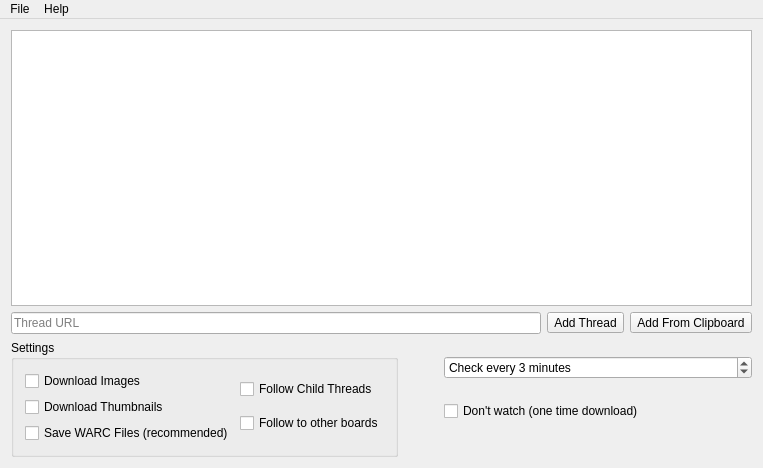
<?xml version="1.0" encoding="UTF-8"?>
<ui version="4.0">
 <class>MainWindow</class>
 <widget class="QMainWindow" name="MainWindow">
  <property name="geometry">
   <rect>
    <x>0</x>
    <y>0</y>
    <width>763</width>
    <height>468</height>
   </rect>
  </property>
  <property name="windowTitle">
   <string>MainWindow</string>
  </property>
  <widget class="QWidget" name="centralWidget">
   <layout class="QVBoxLayout" name="verticalLayout_2">
    <item>
     <widget class="QTableWidget" name="threadList"/>
    </item>
    <item>
     <layout class="QHBoxLayout" name="horizontalLayout">
      <item>
       <widget class="QLineEdit" name="threadUrl">
        <property name="placeholderText">
         <string>Thread URL</string>
        </property>
       </widget>
      </item>
      <item>
       <widget class="QToolButton" name="addThread">
        <property name="text">
         <string>Add Thread</string>
        </property>
       </widget>
      </item>
      <item>
       <widget class="QToolButton" name="addFromClipboard">
        <property name="text">
         <string>Add From Clipboard</string>
        </property>
       </widget>
      </item>
     </layout>
    </item>
    <item>
     <layout class="QHBoxLayout" name="horizontalLayout_2">
      <item>
       <widget class="QGroupBox" name="settingsBox">
        <property name="title">
         <string>Settings</string>
        </property>
        <layout class="QHBoxLayout" name="horizontalLayout_4">
         <item>
          <layout class="QVBoxLayout" name="verticalLayout_5">
           <item>
            <widget class="QCheckBox" name="downloadImages">
             <property name="text">
              <string>Download Images</string>
             </property>
            </widget>
           </item>
           <item>
            <widget class="QCheckBox" name="downloadThumbs">
             <property name="text">
              <string>Download Thumbnails</string>
             </property>
            </widget>
           </item>
           <item>
            <widget class="QCheckBox" name="saveWarc">
             <property name="text">
              <string>Save WARC Files (recommended)</string>
             </property>
            </widget>
           </item>
          </layout>
         </item>
         <item>
          <layout class="QVBoxLayout" name="verticalLayout_6">
           <item>
            <widget class="QCheckBox" name="followChildren">
             <property name="text">
              <string>Follow Child Threads</string>
             </property>
            </widget>
           </item>
           <item>
            <widget class="QCheckBox" name="followExternalBoards">
             <property name="text">
              <string>Follow to other boards</string>
             </property>
            </widget>
           </item>
          </layout>
         </item>
        </layout>
       </widget>
      </item>
      <item>
       <spacer name="horizontalSpacer">
        <property name="orientation">
         <enum>Qt::Horizontal</enum>
        </property>
        <property name="sizeType">
         <enum>QSizePolicy::Minimum</enum>
        </property>
        <property name="sizeHint" stdset="0">
         <size>
          <width>40</width>
          <height>20</height>
         </size>
        </property>
       </spacer>
      </item>
      <item>
       <layout class="QVBoxLayout" name="verticalLayout_3">
        <item>
         <widget class="QSpinBox" name="checkMinutes">
          <property name="sizePolicy">
           <sizepolicy hsizetype="Expanding" vsizetype="Fixed">
            <horstretch>0</horstretch>
            <verstretch>0</verstretch>
           </sizepolicy>
          </property>
          <property name="suffix">
           <string> minutes</string>
          </property>
          <property name="prefix">
           <string>Check every </string>
          </property>
          <property name="value">
           <number>3</number>
          </property>
         </widget>
        </item>
        <item>
         <widget class="QCheckBox" name="singleDownload">
          <property name="text">
           <string>Don't watch (one time download)</string>
          </property>
         </widget>
        </item>
        <item>
         <spacer name="verticalSpacer">
          <property name="orientation">
           <enum>Qt::Vertical</enum>
          </property>
          <property name="sizeType">
           <enum>QSizePolicy::Fixed</enum>
          </property>
          <property name="sizeHint" stdset="0">
           <size>
            <width>10</width>
            <height>20</height>
           </size>
          </property>
         </spacer>
        </item>
       </layout>
      </item>
     </layout>
    </item>
   </layout>
  </widget>
  <widget class="QMenuBar" name="menuBar">
   <property name="geometry">
    <rect>
     <x>0</x>
     <y>0</y>
     <width>763</width>
     <height>22</height>
    </rect>
   </property>
   <widget class="QMenu" name="menuFile">
    <property name="title">
     <string>File</string>
    </property>
    <addaction name="actionPreferences"/>
    <addaction name="actionExit"/>
   </widget>
   <widget class="QMenu" name="menuHelp">
    <property name="title">
     <string>Help</string>
    </property>
    <addaction name="actionAbout"/>
   </widget>
   <addaction name="menuFile"/>
   <addaction name="menuHelp"/>
  </widget>
  <action name="actionFd">
   <property name="text">
    <string>fd</string>
   </property>
  </action>
  <action name="actionAdf">
   <property name="text">
    <string>adf</string>
   </property>
  </action>
  <action name="actionPreferences">
   <property name="text">
    <string>Preferences</string>
   </property>
  </action>
  <action name="actionExit">
   <property name="text">
    <string>Exit</string>
   </property>
  </action>
  <action name="actionAbout">
   <property name="text">
    <string>About</string>
   </property>
  </action>
 </widget>
 <layoutdefault spacing="6" margin="11"/>
 <resources/>
 <connections/>
</ui>
